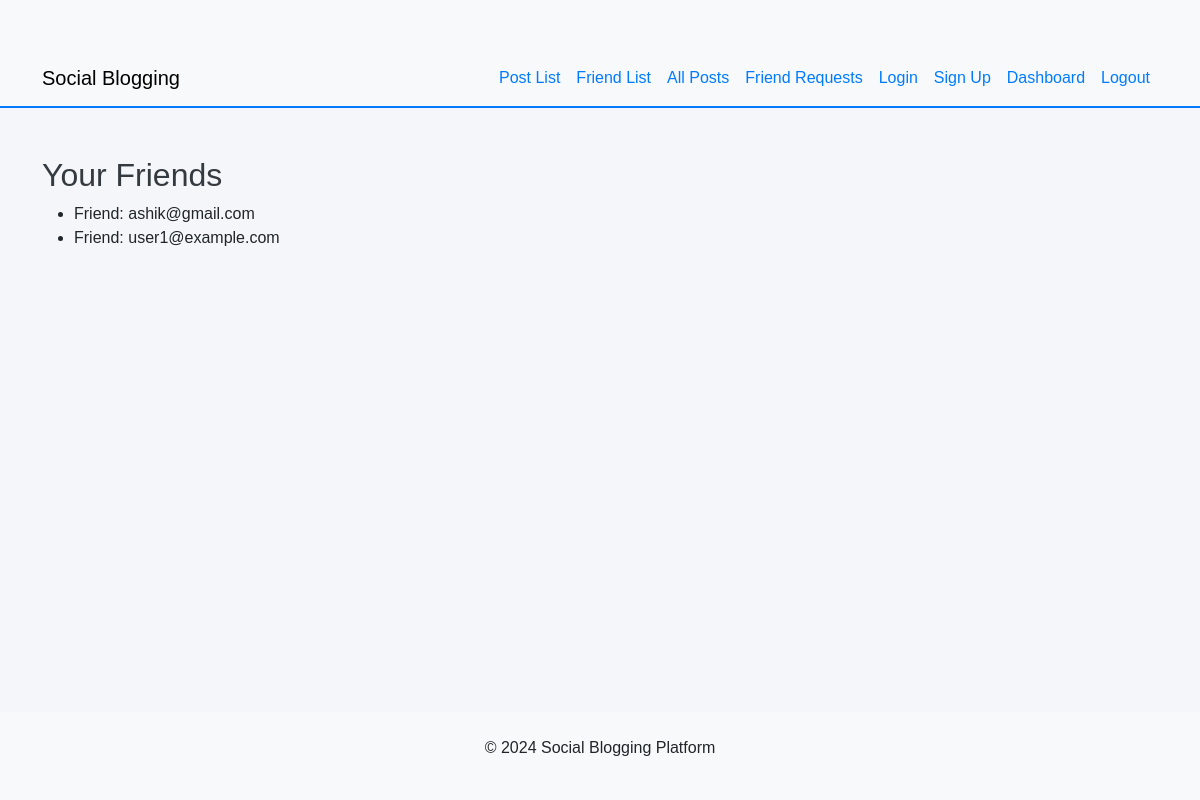
The app's page /friend_list/ (signed in) with its own data.
### Friendship_Features/models.py (models this page shows, shortened)
class Friendship(models.Model):
    user = models.ForeignKey( settings.AUTH_USER_MODEL, on_delete=models.CASCADE, related_name='sent_requests')
    friend = models.ForeignKey( settings.AUTH_USER_MODEL, on_delete=models.CASCADE, related_name='received_requests')
    status = models.CharField(max_length=10, choices=StatusChoices.choices, default=StatusChoices.SENT)
    blocked = models.BooleanField(default=False)
    class Meta:
        unique_together = ('user', 'friend')

### App_Login/models.py (models this page shows, shortened)
class CustomUser(AbstractBaseUser, PermissionsMixin):
    email = models.EmailField(max_length=255, unique=True)
    first_name = models.CharField(max_length=255)
    last_name = models.CharField(max_length=255)
    is_active = models.BooleanField(default=True)
    is_staff = models.BooleanField(default=False)
    objects = CustomUserManager()
    USERNAME_FIELD = 'email'
    REQUIRED_FIELDS = ['first_name', 'last_name']

### Friendship_Features/views.py (the view)
# urls.py: path('friend_list/', views.friend_list, name='friend_list'),
@login_required
def friend_list(request):
    friends = Friendship.objects.all()
    return render(request, 'Friendship_Features/friend_list.html', {'friends': friends})

### templates/Friendship_Features/friend_list.html (shortened to what this page needs)
{% extends 'base.html' %}
{% block content %}
    <h2>Your Friends</h2>
    <ul>
        {% for friend in friends %}
            <li>
                {% if friend.user == request.user %}
                    Friend: {{ friend.friend.email }}
                {% else %}
                    Friend: {{ friend.user.email }}
                {% endif %}
            </li>
        {% endfor %}
    </ul>
{% endblock %}

### templates/base.html (style rules this page uses)
body { font-family: 'Arial', sans-serif; background-color: #f4f6f9; }
h2 { color: #343a40; }

### records on screen
Friendship: friend.email "ashik@gmail.com"
Friendship: user.email "user1@example.com"
